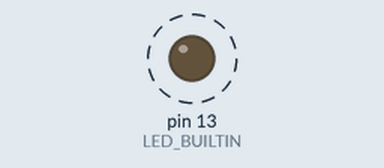
Simulated run of this sketch. Board: Arduino Uno, built with avr-gcc and run on an emulated ATmega328P. Shown: output pins drawn as LEDs (lit = HIGH). Dashed ring = blinking. What the sketch prints to the serial monitor is not drawn.

Above: at 0.5 s.
Timing chart, 0 to 3.0 s (numbered marks = the images above):
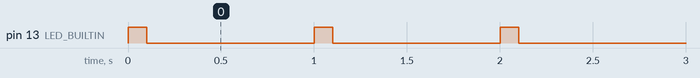

The sketch:

Test_Serial.ino
```cpp
void setup()
{
     pinMode(LED_BUILTIN, OUTPUT);
     Serial.begin(9600);
}

void loop()
{
     Serial.println("*b1*j2*t3*i4*");
     digitalWrite(LED_BUILTIN,HIGH);
     delay(100);
     digitalWrite(LED_BUILTIN,LOW);
     delay(900);
}
```

Measured:
- by itself, pin 13 (LED_BUILTIN): alternates HIGH for 0.10 s and LOW for 0.90 s
